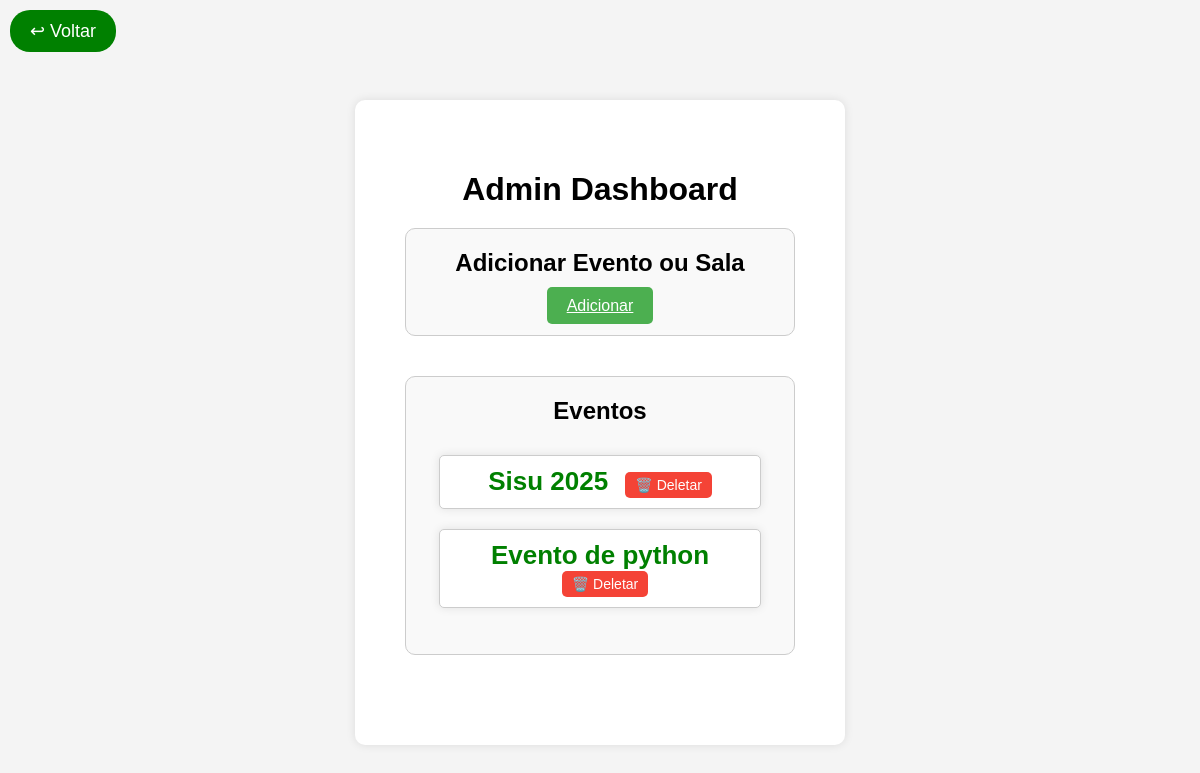
Page /admin (signed in) on the earlier database version.
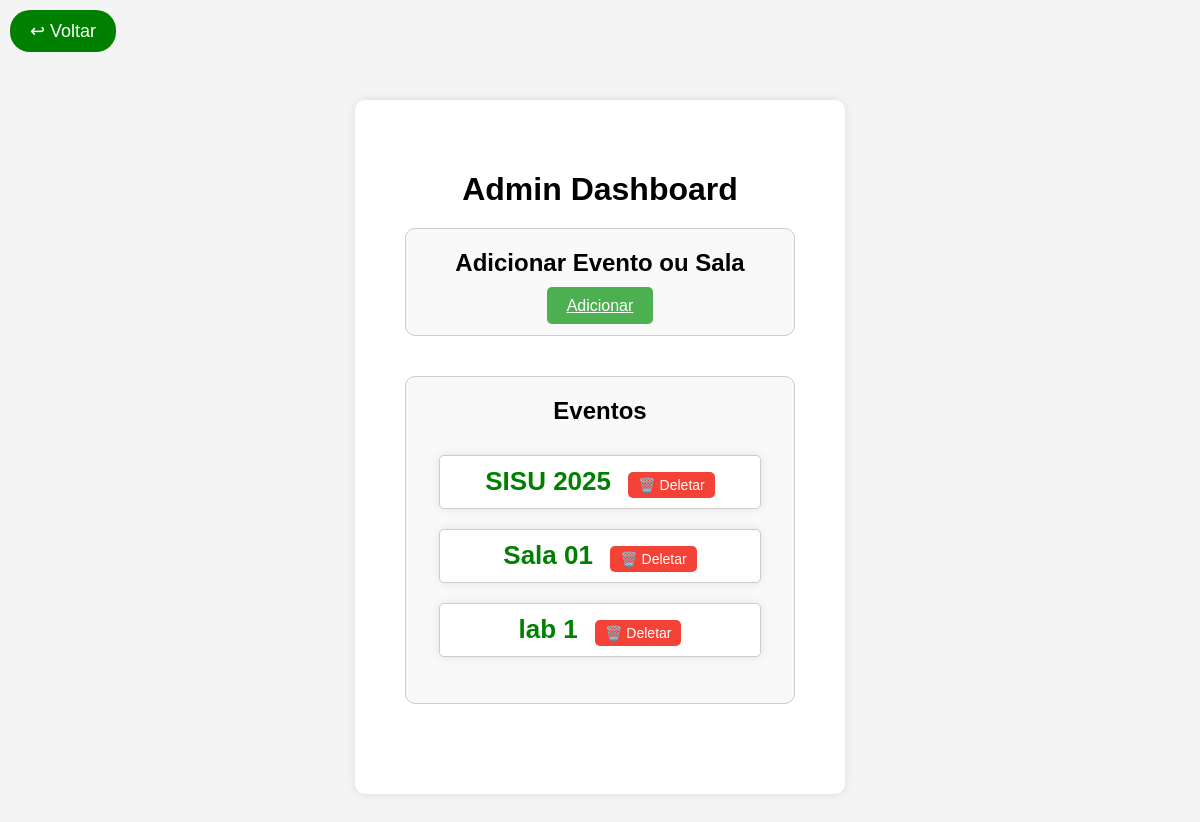
Same page on the later database version.
### models.py (models this page shows, shortened)
class Evento(db.Model):
    __tablename__ = 'evento'
    __table_args__ = {'extend_existing': True}
    id = db.Column(db.Integer, primary_key=True)
    titulo = db.Column(db.String(150), nullable=False)
    descricao = db.Column(db.Text, nullable=False)
    imagem = db.Column(db.String(300), nullable=True)
    tipo = db.Column(db.String(50), nullable=False)  # Novo campo para tipo (evento, sala, laboratório)

### routes.py (the view)
@routes.route('/admin')
@login_required
def admin_dashboard():
    eventos = Evento.query.all()
    return render_template('admin_dashboard.html', eventos=eventos)

### database.py (called while the page is built)
    @property
    def is_active(self):
        return True

### facade.py (called while the page is built)
        @self.login_manager.user_loader
        def load_user(user_id):
            if user_id == MasterUser().username:
                return MasterUser()
            return User.query.get(int(user_id))

### templates/admin_dashboard.html (shortened to what this page needs)
<!DOCTYPE html>
<html lang="pt-br">
<head>
    <link rel="stylesheet" href="{{ url_for('static', filename='css/styles.css') }}">
</head>
<body>
    <div class="button-container">
        <button class="back-button" onclick="window.history.back()">↩ Voltar</button>
    </div>
    <div class="container admin-dashboard">
        <h1>Admin Dashboard</h1>
        <div class="section">
            <h2>Adicionar Evento ou Sala</h2>
            <a href="{{ url_for('routes.adicionar') }}" class="normal-button">Adicionar</a>
        </div>
        <div class="section">
            <h2>Eventos</h2>
            <ul class="lista-eventos">
                {% for evento in eventos %}
                    <li class="evento-item">
                        <a href="{{ url_for('routes.detalhes_evento', evento_id=evento.id) }}">
                            {{ evento.titulo }}
                        </a>
                        <form method="POST" action="{{ url_for('routes.deletar_evento', evento_id=evento.id) }}" style="display:inline;">
                            <button type="submit" class="delete-button">🗑️ Deletar</button>
                        </form>
                    </li>
                {% endfor %}
            </ul>
        </div>
    </div>
</body>
</html>

Differences in the rows shown:
removed Evento: titulo "Evento de python"
changed Evento: titulo "Sisu 2025" → "SISU 2025"
added Evento: titulo "Sala 01"
added Evento: titulo "lab 1"
